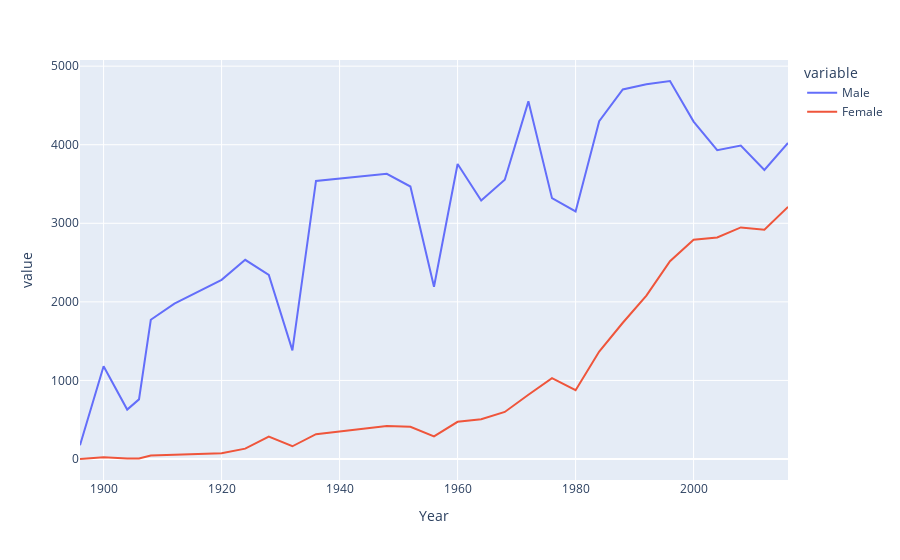

Notebook code cell kept with this figure:
### Code cell
fig = px.line(final_df , x='Year',y = ['Male','Female'])
fig.show()

### Figure 1 — Plotly figure (JSON) as saved in the notebook; plotly's stock layout.template omitted (floating-point values rounded to 4 significant figures)
{"data": [{"hovertemplate": "variable=Male<br>Year=%{x}<br>value=%{y}<extra></extra>", "legendgroup": "Male", "line": {"color": "#636efa", "dash": "solid"}, "marker": {"symbol": "circle"}, "mode": "lines", "name": "Male", "orientation": "v", "showlegend": true, "type": "scatter", "x": [1896, 1900, 1904, 1906, 1908, 1912, 1920, 1924, 1928, 1932, 1936, 1948, 1952, 1956, 1960, 1964, 1968, 1972, 1976, 1980, 1984, 1988, 1992, 1996, 2000, 2004, 2008, 2012, 2016], "xaxis": "x", "y": [174, 1181, 629, 759, 1772, 1978, 2280, 2535, 2342, 1382, 3539, 3629, 3468, 2193, 3755, 3290, 3555, 4552, 3320, 3151, 4299, 4704, 4769, 4811, 4294, 3931, 3990, 3679, 4022], "yaxis": "y"}, {"hovertemplate": "variable=Female<br>Year=%{x}<br>value=%{y}<extra></extra>", "legendgroup": "Female", "line": {"color": "#EF553B", "dash": "solid"}, "marker": {"symbol": "circle"}, "mode": "lines", "name": "Female", "orientation": "v", "showlegend": true, "type": "scatter", "x": [1896, 1900, 1904, 1906, 1908, 1912, 1920, 1924, 1928, 1932, 1936, 1948, 1952, 1956, 1960, 1964, 1968, 1972, 1976, 1980, 1984, 1988, 1992, 1996, 2000, 2004, 2008, 2012, 2016], "xaxis": "x", "y": [0, 23, 6, 6, 44, 53, 73, 132, 285, 162, 316, 420, 409, 288, 473, 507, 599, 818, 1028, 875, 1368, 1734, 2080, 2518, 2790, 2820, 2947, 2919, 3209], "yaxis": "y"}], "layout": {"legend": {"title": {"text": "variable"}, "tracegroupgap": 0}, "margin": {"t": 60}, "xaxis": {"anchor": "y", "domain": [0, 1], "title": {"text": "Year"}}, "yaxis": {"anchor": "x", "domain": [0, 1], "title": {"text": "value"}}}}
